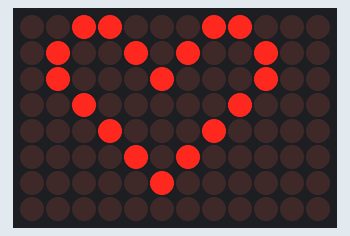
Bench run of a sketch on a simulated Arduino Uno R4 WiFi. On the bench: 12×8 LED matrix.

Above: at 0.1 s.

The sketch:

heart_code.ino
```cpp
#include "Arduino_LED_Matrix.h"

ArduinoLEDMatrix matrix;


const uint32_t heart[] = {
  0x3184a444,
  0x42081100,
  0xa0040000
};

void setup() {
  Serial.begin(115200);
  matrix.begin();
}

void loop() {
  matrix.loadFrame(heart);
  delay(500);
  matrix.clear();
  delay(500);
}
```

led.cpp
```cpp
void setup() {
  // Configure la broche de la LED intégrée comme une sortie (OUTPUT)
  pinMode(LED_BUILTIN, OUTPUT);
}

void loop() {
  // Allume la LED en appliquant 5V (HIGH)
  digitalWrite(LED_BUILTIN, HIGH);

  // Si on veut la faire clignoter :
  // delay(1000);
  // digitalWrite(LED_BUILTIN, LOW);
  // delay(1000);
}
```
